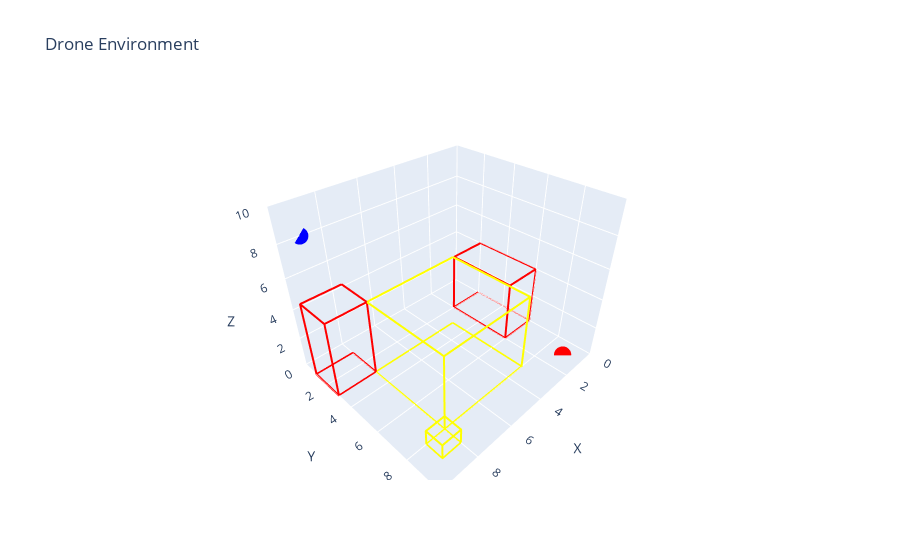

The code cell stored with this chart in its notebook:
### Code cell
# مثال
# الأبنية
buildings = [
    {'pos': [3, 3, 0], 'size': [5, 5, 5]},
    {'pos': [8, 8, 0], 'size': [1, 1, 1]}
]
# المناطق الممنوعة
prohibited_zones = [
    {'pos': [0, 2, 0], 'size': [2, 4, 4]},
    {'pos': [8, 1, 0], 'size': [2, 2, 5]}
]
# البداية
start_position = [1, 9, 0]
# الهدف
goal_position = [9, 0, 8]

# إنشاء البيئة
env = gym.make("Drone-v1", grid_size=10, start_position=start_position,buildings=buildings, prohibited_zones=prohibited_zones , max_episode_steps=40)

env.reset()
raw_env = env.unwrapped
raw_env.set_goal(goal_position )



# الإظهار
env.render()

### Figure 1 — Plotly figure (JSON) as saved in the notebook; plotly's stock layout.template omitted (floating-point values rounded to 4 significant figures)
{"data": [{"line": {"color": "yellow", "width": 4}, "mode": "lines", "showlegend": false, "type": "scatter3d", "x": [3, 8, 8, 3], "y": [3, 3, 8, 8], "z": [0, 0, 0, 0]}, {"line": {"color": "yellow", "width": 4}, "mode": "lines", "showlegend": false, "type": "scatter3d", "x": [3, 8, 8, 3], "y": [3, 3, 8, 8], "z": [5, 5, 5, 5]}, {"line": {"color": "yellow", "width": 4}, "mode": "lines", "showlegend": false, "type": "scatter3d", "x": [3, 8, 8, 3], "y": [3, 3, 3, 3], "z": [0, 0, 5, 5]}, {"line": {"color": "yellow", "width": 4}, "mode": "lines", "showlegend": false, "type": "scatter3d", "x": [8, 3, 3, 8], "y": [8, 8, 8, 8], "z": [0, 0, 5, 5]}, {"line": {"color": "yellow", "width": 4}, "mode": "lines", "showlegend": false, "type": "scatter3d", "x": [8, 8, 8, 8], "y": [3, 8, 8, 3], "z": [0, 0, 5, 5]}, {"line": {"color": "yellow", "width": 4}, "mode": "lines", "showlegend": false, "type": "scatter3d", "x": [3, 3, 3, 3], "y": [3, 8, 8, 3], "z": [0, 0, 5, 5]}, {"line": {"color": "yellow", "width": 4}, "mode": "lines", "showlegend": false, "type": "scatter3d", "x": [8, 9, 9, 8], "y": [8, 8, 9, 9], "z": [0, 0, 0, 0]}, {"line": {"color": "yellow", "width": 4}, "mode": "lines", "showlegend": false, "type": "scatter3d", "x": [8, 9, 9, 8], "y": [8, 8, 9, 9], "z": [1, 1, 1, 1]}, {"line": {"color": "yellow", "width": 4}, "mode": "lines", "showlegend": false, "type": "scatter3d", "x": [8, 9, 9, 8], "y": [8, 8, 8, 8], "z": [0, 0, 1, 1]}, {"line": {"color": "yellow", "width": 4}, "mode": "lines", "showlegend": false, "type": "scatter3d", "x": [9, 8, 8, 9], "y": [9, 9, 9, 9], "z": [0, 0, 1, 1]}, {"line": {"color": "yellow", "width": 4}, "mode": "lines", "showlegend": false, "type": "scatter3d", "x": [9, 9, 9, 9], "y": [8, 9, 9, 8], "z": [0, 0, 1, 1]}, {"line": {"color": "yellow", "width": 4}, "mode": "lines", "showlegend": false, "type": "scatter3d", "x": [8, 8, 8, 8], "y": [8, 9, 9, 8], "z": [0, 0, 1, 1]}, {"line": {"color": "red", "width": 4}, "mode": "lines", "showlegend": false, "type": "scatter3d", "x": [0, 2, 2, 0], "y": [2, 2, 6, 6], "z": [0, 0, 0, 0]}, {"line": {"color": "red", "width": 4}, "mode": "lines", "showlegend": false, "type": "scatter3d", "x": [0, 2, 2, 0], "y": [2, 2, 6, 6], "z": [4, 4, 4, 4]}, {"line": {"color": "red", "width": 4}, "mode": "lines", "showlegend": false, "type": "scatter3d", "x": [0, 2, 2, 0], "y": [2, 2, 2, 2], "z": [0, 0, 4, 4]}, {"line": {"color": "red", "width": 4}, "mode": "lines", "showlegend": false, "type": "scatter3d", "x": [2, 0, 0, 2], "y": [6, 6, 6, 6], "z": [0, 0, 4, 4]}, {"line": {"color": "red", "width": 4}, "mode": "lines", "showlegend": false, "type": "scatter3d", "x": [2, 2, 2, 2], "y": [2, 6, 6, 2], "z": [0, 0, 4, 4]}, {"line": {"color": "red", "width": 4}, "mode": "lines", "showlegend": false, "type": "scatter3d", "x": [0, 0, 0, 0], "y": [2, 6, 6, 2], "z": [0, 0, 4, 4]}, {"line": {"color": "red", "width": 4}, "mode": "lines", "showlegend": false, "type": "scatter3d", "x": [8, 10, 10, 8], "y": [1, 1, 3, 3], "z": [0, 0, 0, 0]}, {"line": {"color": "red", "width": 4}, "mode": "lines", "showlegend": false, "type": "scatter3d", "x": [8, 10, 10, 8], "y": [1, 1, 3, 3], "z": [5, 5, 5, 5]}, {"line": {"color": "red", "width": 4}, "mode": "lines", "showlegend": false, "type": "scatter3d", "x": [8, 10, 10, 8], "y": [1, 1, 1, 1], "z": [0, 0, 5, 5]}, {"line": {"color": "red", "width": 4}, "mode": "lines", "showlegend": false, "type": "scatter3d", "x": [10, 8, 8, 10], "y": [3, 3, 3, 3], "z": [0, 0, 5, 5]}, {"line": {"color": "red", "width": 4}, "mode": "lines", "showlegend": false, "type": "scatter3d", "x": [10, 10, 10, 10], "y": [1, 3, 3, 1], "z": [0, 0, 5, 5]}, {"line": {"color": "red", "width": 4}, "mode": "lines", "showlegend": false, "type": "scatter3d", "x": [8, 8, 8, 8], "y": [1, 3, 3, 1], "z": [0, 0, 5, 5]}, {"marker": {"color": "green", "size": 6}, "mode": "markers", "name": "Start", "showlegend": false, "type": "scatter3d", "x": [1], "y": [9], "z": [0]}, {"marker": {"color": "blue", "size": 6}, "mode": "markers", "name": "Goal", "showlegend": false, "type": "scatter3d", "x": [9], "y": [0], "z": [8]}, {"line": {"color": "black", "width": 2}, "marker": {"color": "red", "size": 2}, "mode": "lines+markers", "name": "Drone Path", "showlegend": false, "type": "scatter3d", "x": [1], "y": [9], "z": [0]}, {"marker": {"color": "red", "size": 6}, "mode": "markers", "name": "Drone", "showlegend": false, "type": "scatter3d", "x": [1], "y": [9], "z": [0]}], "layout": {"scene": {"domain": {"x": [0, 1], "y": [0, 1]}, "xaxis": {"range": [0, 10], "title": {"text": "X"}}, "yaxis": {"range": [0, 10], "title": {"text": "Y"}}, "zaxis": {"range": [0, 10], "title": {"text": "Z"}}}, "title": {"text": "Drone Environment"}}}
